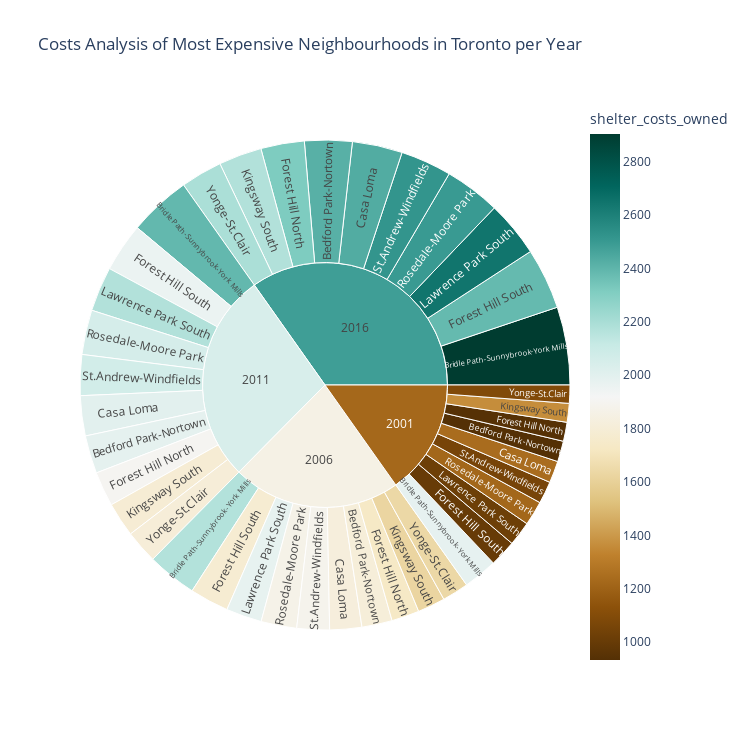

Source (notebook cell):
### Code cell
# Create the sunburst chart
fig = px.sunburst(df_expensive_neighb_year,
                  path=["year", "neighbourhood"],
                  values='average_house_value',
                  width=750, height=750,
                  color_continuous_scale="BrBG",
                  color='shelter_costs_owned',
                  title="Costs Analysis of Most Expensive Neighbourhoods in Toronto per Year"
                  )
fig.show()

### Figure 1 — Plotly figure (JSON) as saved in the notebook; plotly's stock layout.template omitted (floating-point values rounded to 4 significant figures)
{"data": [{"branchvalues": "total", "customdata": [[933], [1808], [1988], [2418], [1983], [2170], [2387], [2903], [1241], [1819], [2001], [2434], [940], [1731], [1904], [2316], [1001], [1781], [1959], [2383], [1362], [1625], [1787], [2173], [1021], [1977], [2174], [2644], [1219], [1868], [2054], [2498], [1055], [1881], [2069], [2516], [1091], [1638], [1802], [2192], [1225.0], [1856.0], [2041.0], [2483.0]], "domain": {"x": [0, 1], "y": [0, 1]}, "hovertemplate": "labels=%{label}<br>average_house_value=%{value}<br>parent=%{parent}<br>id=%{id}<br>shelter_costs_owned=%{color}<extra></extra>", "ids": ["2001/Bedford Park-Nortown", "2006/Bedford Park-Nortown", "2011/Bedford Park-Nortown", "2016/Bedford Park-Nortown", "2001/Bridle Path-Sunnybrook-York Mills", "2006/Bridle Path-Sunnybrook-York Mills", "2011/Bridle Path-Sunnybrook-York Mills", "2016/Bridle Path-Sunnybrook-York Mills", "2001/Casa Loma", "2006/Casa Loma", "2011/Casa Loma", "2016/Casa Loma", "2001/Forest Hill North", "2006/Forest Hill North", "2011/Forest Hill North", "2016/Forest Hill North", "2001/Forest Hill South", "2006/Forest Hill South", "2011/Forest Hill South", "2016/Forest Hill South", "2001/Kingsway South", "2006/Kingsway South", "2011/Kingsway South", "2016/Kingsway South", "2001/Lawrence Park South", "2006/Lawrence Park South", "2011/Lawrence Park South", "2016/Lawrence Park South", "2001/Rosedale-Moore Park", "2006/Rosedale-Moore Park", "2011/Rosedale-Moore Park", "2016/Rosedale-Moore Park", "2001/St.Andrew-Windfields", "2006/St.Andrew-Windfields", "2011/St.Andrew-Windfields", "2016/St.Andrew-Windfields", "2001/Yonge-St.Clair", "2006/Yonge-St.Clair", "2011/Yonge-St.Clair", "2016/Yonge-St.Clair", "2001", "2006", "2011", "2016"], "labels": ["Bedford Park-Nortown", "Bedford Park-Nortown", "Bedford Park-Nortown", "Bedford Park-Nortown", "Bridle Path-Sunnybrook-York Mills", "Bridle Path-Sunnybrook-York Mills", "Bridle Path-Sunnybrook-York Mills", "Bridle Path-Sunnybrook-York Mills", "Casa Loma", "Casa Loma", "Casa Loma", "Casa Loma", "Forest Hill North", "Forest Hill North", "Forest Hill North", "Forest Hill North", "Forest Hill South", "Forest Hill South", "Forest Hill South", "Forest Hill South", "Kingsway South", "Kingsway South", "Kingsway South", "Kingsway South", "Lawrence Park South", "Lawrence Park South", "Lawrence Park South", "Lawrence Park South", "Rosedale-Moore Park", "Rosedale-Moore Park", "Rosedale-Moore Park", "Rosedale-Moore Park", "St.Andrew-Windfields", "St.Andrew-Windfields", "St.Andrew-Windfields", "St.Andrew-Windfields", "Yonge-St.Clair", "Yonge-St.Clair", "Yonge-St.Clair", "Yonge-St.Clair", "2001", "2006", "2011", "2016"], "marker": {"coloraxis": "coloraxis", "colors": [933, 1808, 1988, 2418, 1983, 2170, 2387, 2903, 1241, 1819, 2001, 2434, 940, 1731, 1904, 2316, 1001, 1781, 1959, 2383, 1362, 1625, 1787, 2173, 1021, 1977, 2174, 2644, 1219, 1868, 2054, 2498, 1055, 1881, 2069, 2516, 1091, 1638, 1802, 2192, 1225.0, 1856.0, 2041.0, 2483.0]}, "name": "", "parents": ["2001", "2006", "2011", "2016", "2001", "2006", "2011", "2016", "2001", "2006", "2011", "2016", "2001", "2006", "2011", "2016", "2001", "2006", "2011", "2016", "2001", "2006", "2011", "2016", "2001", "2006", "2011", "2016", "2001", "2006", "2011", "2016", "2001", "2006", "2011", "2016", "2001", "2006", "2011", "2016", "", "", "", ""], "type": "sunburst", "values": [565304, 826963, 1034387, 1295007, 927466, 1356757, 1697067, 2124653, 596077, 871981, 1090696, 1365503, 517466, 756983, 946854, 1185419, 726664, 1063011, 1329642, 1664653, 512334, 749476, 937464, 1173663, 664712, 972384, 1216283, 1522732, 664476, 972039, 1215852, 1522193, 607040, 888017, 1110755, 1390616, 494098, 722799, 904096, 1131888, 6275637, 9180410, 11483096, 14376327]}], "layout": {"coloraxis": {"colorbar": {"title": {"text": "shelter_costs_owned"}}, "colorscale": [[0, "rgb(84,48,5)"], [0.1, "rgb(140,81,10)"], [0.2, "rgb(191,129,45)"], [0.3, "rgb(223,194,125)"], [0.4, "rgb(246,232,195)"], [0.5, "rgb(245,245,245)"], [0.6, "rgb(199,234,229)"], [0.7, "rgb(128,205,193)"], [0.8, "rgb(53,151,143)"], [0.9, "rgb(1,102,94)"], [1, "rgb(0,60,48)"]]}, "height": 750, "legend": {"tracegroupgap": 0}, "title": {"text": "Costs Analysis of Most Expensive Neighbourhoods in Toronto per Year"}, "width": 750}}
